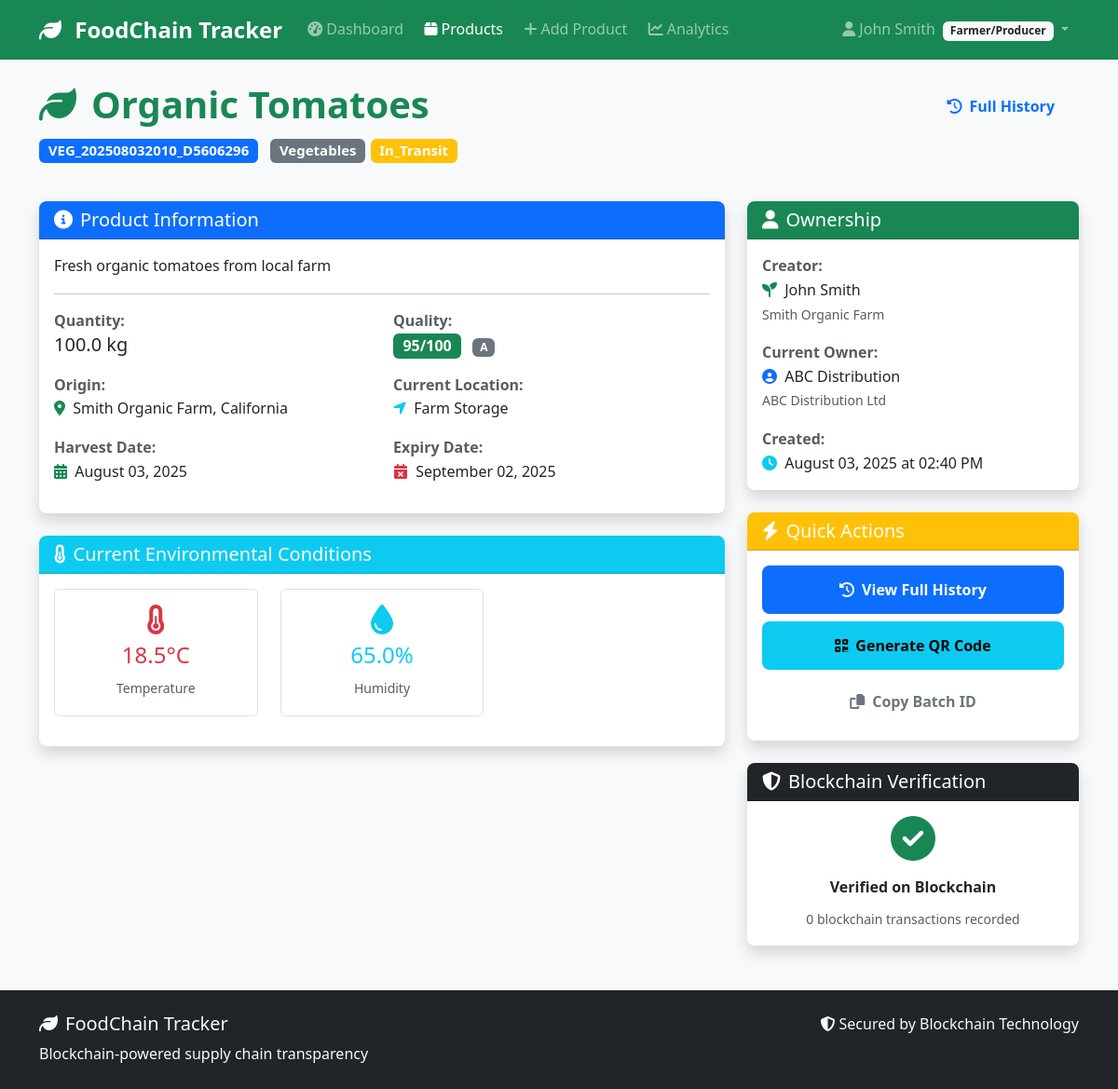
/products/1 (signed in), run on an earlier commit of the app's database.
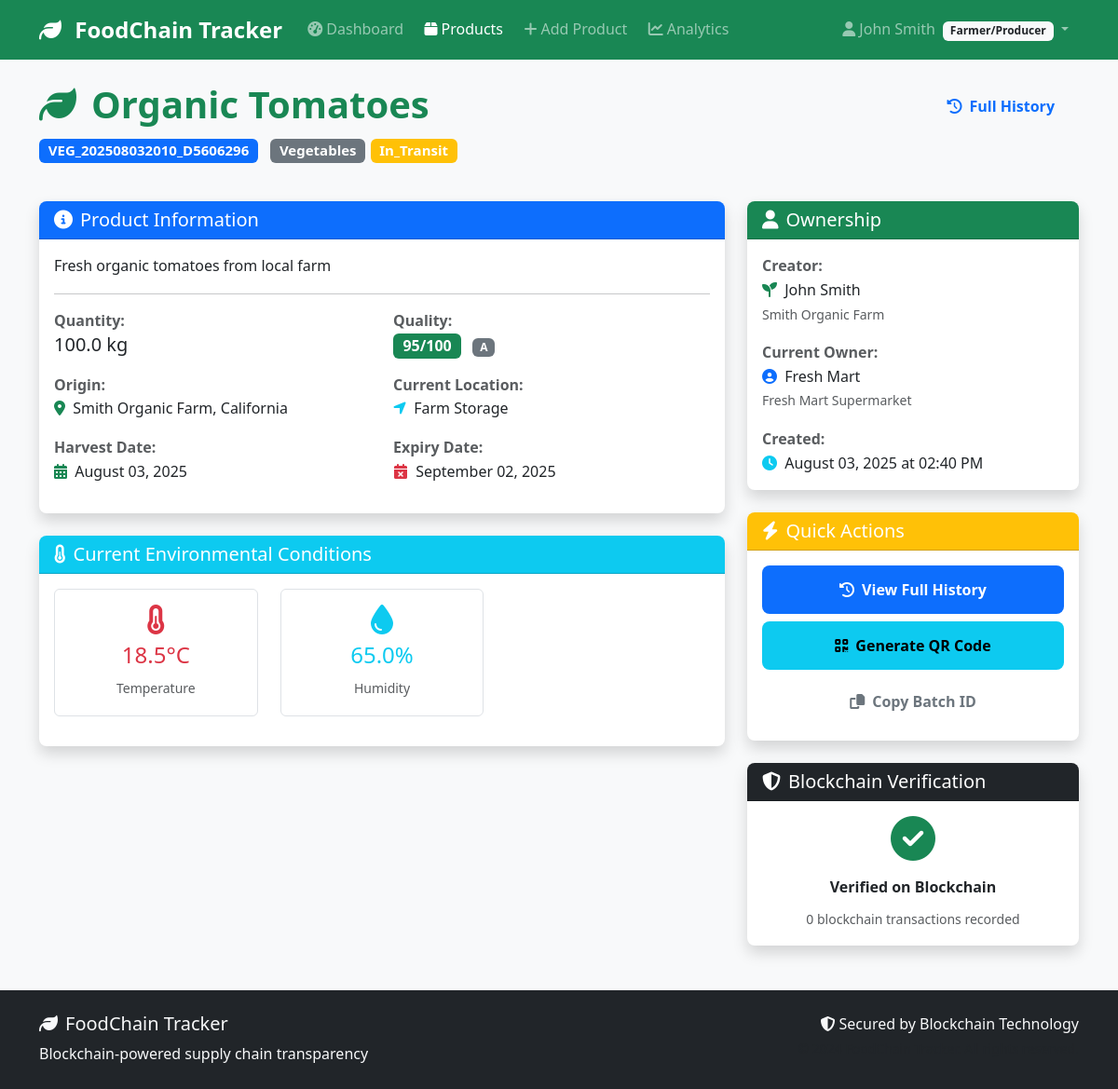
And on a later commit of the database.
### models/user.py (models this page shows, shortened)
class User(UserMixin, db.Model):
    __tablename__ = 'users'
    id = db.Column(db.Integer, primary_key=True)
    username = db.Column(db.String(80), unique=True, nullable=False)
    email = db.Column(db.String(120), unique=True, nullable=False)
    password_hash = db.Column(db.String(200), nullable=False)
    full_name = db.Column(db.String(100), nullable=False)
    phone = db.Column(db.String(20))
    address = db.Column(db.Text)
    role = db.Column(db.String(20), nullable=False)  # 'farmer', 'distributor', 'retailer', 'inspector'
    company_name = db.Column(db.String(100))
    license_number = db.Column(db.String(50))  # Business license or certification
    is_active = db.Column(db.Boolean, default=True)
    is_verified = db.Column(db.Boolean, default=False)  # For business verification
    created_at = db.Column(db.DateTime, default=datetime.utcnow)
    last_login = db.Column(db.DateTime)
    products_created = db.relationship('Product', foreign_keys='Product.created_by',
                                     backref='creator', lazy='dynamic')
    sent_transactions = db.relationship('Transaction', foreign_keys='Transaction.from_user_id',
                                      backref='sender', lazy='dynamic')
    received_transactions = db.relationship('Transaction', foreign_keys='Transaction.to_user_id',
                                          backref='receiver', lazy='dynamic')
    def get_role_display(self):
        role_names = {
            'farmer': 'Farmer/Producer',
            'distributor': 'Distributor',
            'retailer': 'Retailer',
            'inspector': 'Inspector'
        }
        return role_names.get(self.role, self.role.title())
    def can_create_products(self):
        return self.role == 'farmer'

### routes/products.py (the view)
@products_bp.route('/<int:id>')
@login_required
def view_product(id):
    product = Product.query.get_or_404(id)
    blockchain_history = food_chain_blockchain.get_product_history(product.id)
    db_transactions = product.get_transaction_history()
    can_transfer = (
        current_user.id == product.current_owner_id and
        current_user.can_transfer_products()
    )
    return render_template('products/view.html',
                         product=product,
                         blockchain_history=blockchain_history,
                         db_transactions=db_transactions,
                         can_transfer=can_transfer)

### models/blockchain.py (called while the page is built)
    def get_product_history(self, product_id):
        history = []
        for block in self.chain:
            for transaction in block.transactions:
                if transaction.get('product_id') == product_id:
                    history.append({
                        'block_index': block.index,
                        'block_hash': block.hash,
                        'timestamp': block.timestamp,
                        'transaction': transaction
                    })
        return history

### models/product.py (called while the page is built)
    def is_expired(self):
        if not self.expiry_date:
            return False
        return datetime.now().date() > self.expiry_date

    def days_until_expiry(self):
        if not self.expiry_date:
            return None
        delta = self.expiry_date - datetime.now().date()
        return delta.days

    def get_transaction_history(self):
        from models.blockchain import Transaction  # Add this import
        return self.transactions.order_by(Transaction.timestamp.desc()).all()

### templates/products/view.html (shortened to what the changed rows need)
{% extends "base.html" %}
{% block content %}
<div class="row mb-4">
    <div class="col-md-8">
        <h1 class="display-6 fw-bold text-success">
            <i class="fas fa-leaf me-3"></i>{{ product.name }}
        </h1>
    </div>
</div>
<div class="row">
    <div class="col-lg-4">
        <div class="card shadow mb-4">
            <div class="card-body">
                <div class="mb-3">
                    <strong class="text-muted">Creator:</strong><br>
                    <i class="fas fa-seedling text-success me-1"></i>
                    {{ product.creator.full_name }}
                    <br><small class="text-muted">{{ product.creator.company_name or product.creator.get_role_display() }}</small>
                </div>
                <div class="mb-3">
                    <strong class="text-muted">Current Owner:</strong><br>
                    <i class="fas fa-user-circle text-primary me-1"></i>
                    {{ product.current_owner.full_name }}
                    <br><small class="text-muted">{{ product.current_owner.company_name or product.current_owner.get_role_display() }}</small>
                </div>
                <div>
                    <strong class="text-muted">Created:</strong><br>
                    <i class="fas fa-clock text-info me-1"></i>
                    {{ product.created_at.strftime('%B %d, %Y at %I:%M %p') }}
                </div>
            </div>
        </div>
    </div>
</div>
{% endblock %}

What changed in the data, as far as the page shows it:
no longer on this page (row edited): User: current_owner.full_name "ABC Distribution", current_owner "ABC Distribution Ltd"
now on this page (row edited): User: current_owner.full_name "Fresh Mart", current_owner "Fresh Mart Supermarket"
